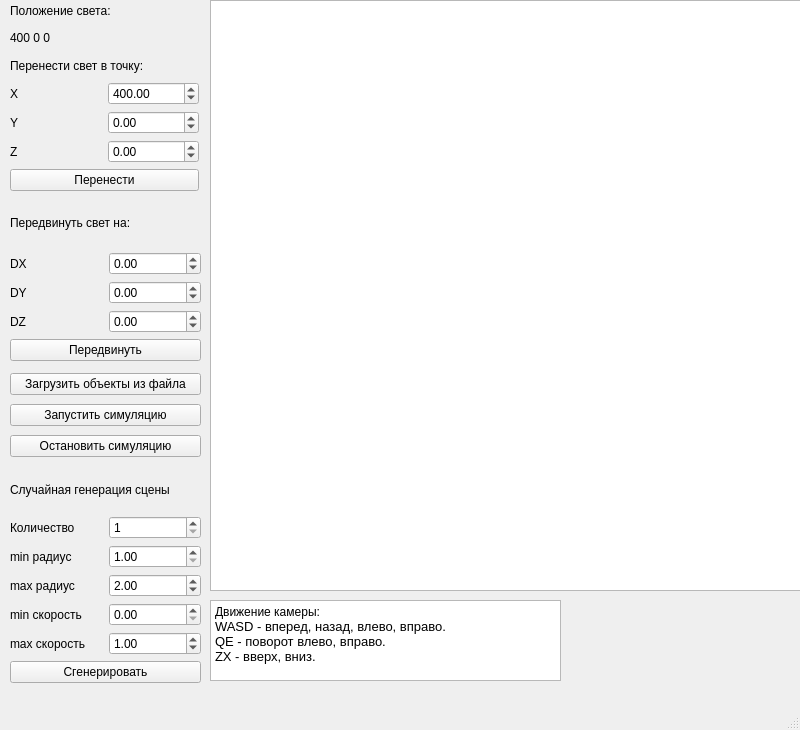
<?xml version="1.0" encoding="UTF-8"?>
<ui version="4.0">
 <class>MainWindow</class>
 <widget class="QMainWindow" name="MainWindow">
  <property name="geometry">
   <rect>
    <x>0</x>
    <y>0</y>
    <width>800</width>
    <height>730</height>
   </rect>
  </property>
  <property name="windowTitle">
   <string>MainWindow</string>
  </property>
  <widget class="QWidget" name="centralwidget">
   <widget class="QGraphicsView" name="graphicsView">
    <property name="geometry">
     <rect>
      <x>210</x>
      <y>0</y>
      <width>591</width>
      <height>591</height>
     </rect>
    </property>
    <property name="backgroundBrush">
     <brush brushstyle="NoBrush">
      <color alpha="255">
       <red>255</red>
       <green>255</green>
       <blue>255</blue>
      </color>
     </brush>
    </property>
    <property name="foregroundBrush">
     <brush brushstyle="NoBrush">
      <color alpha="255">
       <red>255</red>
       <green>255</green>
       <blue>255</blue>
      </color>
     </brush>
    </property>
   </widget>
   <widget class="QWidget" name="verticalLayoutWidget">
    <property name="geometry">
     <rect>
      <x>10</x>
      <y>0</y>
      <width>189</width>
      <height>191</height>
     </rect>
    </property>
    <layout class="QVBoxLayout" name="verticalLayout">
     <item>
      <widget class="QLabel" name="light_label">
       <property name="text">
        <string>Положение света:</string>
       </property>
      </widget>
     </item>
     <item>
      <widget class="QLabel" name="light">
       <property name="text">
        <string>400 0 0</string>
       </property>
      </widget>
     </item>
     <item>
      <widget class="QLabel" name="label">
       <property name="text">
        <string>Перенести свет в точку:</string>
       </property>
      </widget>
     </item>
     <item>
      <layout class="QHBoxLayout" name="horizontalLayout_2">
       <item>
        <widget class="QLabel" name="label_3">
         <property name="text">
          <string>X</string>
         </property>
        </widget>
       </item>
       <item>
        <widget class="QDoubleSpinBox" name="X">
         <property name="minimum">
          <double>-1000.000000000000000</double>
         </property>
         <property name="maximum">
          <double>1000.000000000000000</double>
         </property>
         <property name="value">
          <double>400.000000000000000</double>
         </property>
        </widget>
       </item>
      </layout>
     </item>
     <item>
      <layout class="QHBoxLayout" name="horizontalLayout_3">
       <item>
        <widget class="QLabel" name="label_4">
         <property name="text">
          <string>Y</string>
         </property>
        </widget>
       </item>
       <item>
        <widget class="QDoubleSpinBox" name="Y">
         <property name="minimum">
          <double>-1000.000000000000000</double>
         </property>
         <property name="maximum">
          <double>1000.000000000000000</double>
         </property>
        </widget>
       </item>
      </layout>
     </item>
     <item>
      <layout class="QHBoxLayout" name="horizontalLayout">
       <item>
        <widget class="QLabel" name="label_2">
         <property name="text">
          <string>Z</string>
         </property>
        </widget>
       </item>
       <item>
        <widget class="QDoubleSpinBox" name="Z">
         <property name="minimum">
          <double>-1000.000000000000000</double>
         </property>
         <property name="maximum">
          <double>1000.000000000000000</double>
         </property>
        </widget>
       </item>
      </layout>
     </item>
     <item>
      <widget class="QPushButton" name="MoveLightTo">
       <property name="text">
        <string>Перенести</string>
       </property>
      </widget>
     </item>
    </layout>
   </widget>
   <widget class="QWidget" name="verticalLayoutWidget_3">
    <property name="geometry">
     <rect>
      <x>10</x>
      <y>200</y>
      <width>191</width>
      <height>161</height>
     </rect>
    </property>
    <layout class="QVBoxLayout" name="verticalLayout_3">
     <item>
      <widget class="QLabel" name="label_9">
       <property name="text">
        <string>Передвинуть свет на:</string>
       </property>
      </widget>
     </item>
     <item>
      <layout class="QHBoxLayout" name="horizontalLayout_7">
       <item>
        <widget class="QLabel" name="label_10">
         <property name="text">
          <string>DX</string>
         </property>
        </widget>
       </item>
       <item>
        <widget class="QDoubleSpinBox" name="DX">
         <property name="minimum">
          <double>-1000.000000000000000</double>
         </property>
         <property name="maximum">
          <double>1000.000000000000000</double>
         </property>
        </widget>
       </item>
      </layout>
     </item>
     <item>
      <layout class="QHBoxLayout" name="horizontalLayout_8">
       <item>
        <widget class="QLabel" name="label_11">
         <property name="text">
          <string>DY</string>
         </property>
        </widget>
       </item>
       <item>
        <widget class="QDoubleSpinBox" name="DY">
         <property name="minimum">
          <double>-1000.000000000000000</double>
         </property>
         <property name="maximum">
          <double>1000.000000000000000</double>
         </property>
        </widget>
       </item>
      </layout>
     </item>
     <item>
      <layout class="QHBoxLayout" name="horizontalLayout_9">
       <item>
        <widget class="QLabel" name="label_12">
         <property name="text">
          <string>DZ</string>
         </property>
        </widget>
       </item>
       <item>
        <widget class="QDoubleSpinBox" name="DZ">
         <property name="minimum">
          <double>-1000.000000000000000</double>
         </property>
         <property name="maximum">
          <double>1000.000000000000000</double>
         </property>
        </widget>
       </item>
      </layout>
     </item>
     <item>
      <widget class="QPushButton" name="MoveLight">
       <property name="text">
        <string>Передвинуть</string>
       </property>
      </widget>
     </item>
    </layout>
   </widget>
   <widget class="QWidget" name="verticalLayoutWidget_4">
    <property name="geometry">
     <rect>
      <x>10</x>
      <y>370</y>
      <width>191</width>
      <height>91</height>
     </rect>
    </property>
    <layout class="QVBoxLayout" name="verticalLayout_5">
     <item>
      <widget class="QPushButton" name="load_scene_btn">
       <property name="baseSize">
        <size>
         <width>0</width>
         <height>0</height>
        </size>
       </property>
       <property name="text">
        <string>Загрузить объекты из файла</string>
       </property>
      </widget>
     </item>
     <item>
      <widget class="QPushButton" name="start_simulation">
       <property name="text">
        <string>Запустить симуляцию</string>
       </property>
      </widget>
     </item>
     <item>
      <widget class="QPushButton" name="stop_simulation">
       <property name="text">
        <string>Остановить симуляцию</string>
       </property>
      </widget>
     </item>
    </layout>
   </widget>
   <widget class="QTextBrowser" name="textBrowser">
    <property name="geometry">
     <rect>
      <x>210</x>
      <y>600</y>
      <width>351</width>
      <height>81</height>
     </rect>
    </property>
    <property name="html">
     <string>&lt;!DOCTYPE HTML PUBLIC &quot;-//W3C//DTD HTML 4.0//EN&quot; &quot;http://www.w3.org/TR/REC-html40/strict.dtd&quot;&gt;
&lt;html&gt;&lt;head&gt;&lt;meta name=&quot;qrichtext&quot; content=&quot;1&quot; /&gt;&lt;meta charset=&quot;utf-8&quot; /&gt;&lt;style type=&quot;text/css&quot;&gt;
p, li { white-space: pre-wrap; }
hr { height: 1px; border-width: 0; }
li.unchecked::marker { content: &quot;\2610&quot;; }
li.checked::marker { content: &quot;\2612&quot;; }
&lt;/style&gt;&lt;/head&gt;&lt;body style=&quot; font-family:'Segoe UI'; font-size:9pt; font-weight:400; font-style:normal;&quot;&gt;
&lt;p style=&quot; margin-top:0px; margin-bottom:0px; margin-left:0px; margin-right:0px; -qt-block-indent:0; text-indent:0px;&quot;&gt;Движение камеры:&lt;/p&gt;
&lt;p style=&quot; margin-top:0px; margin-bottom:0px; margin-left:0px; margin-right:0px; -qt-block-indent:0; text-indent:0px;&quot;&gt;&lt;span style=&quot; font-size:10pt;&quot;&gt;WASD - вперед, назад, влево, вправо.&lt;br /&gt;QE - поворот влево, вправо.&lt;br /&gt;ZX - вверх, вниз.&lt;/span&gt;&lt;/p&gt;&lt;/body&gt;&lt;/html&gt;</string>
    </property>
   </widget>
   <widget class="QWidget" name="verticalLayoutWidget_5">
    <property name="geometry">
     <rect>
      <x>10</x>
      <y>470</y>
      <width>191</width>
      <height>213</height>
     </rect>
    </property>
    <layout class="QVBoxLayout" name="verticalLayout_6">
     <item>
      <widget class="QLabel" name="label_13">
       <property name="text">
        <string>Случайная генерация сцены</string>
       </property>
      </widget>
     </item>
     <item>
      <layout class="QHBoxLayout" name="horizontalLayout_10">
       <item>
        <widget class="QLabel" name="label_14">
         <property name="text">
          <string>Количество</string>
         </property>
        </widget>
       </item>
       <item>
        <widget class="QSpinBox" name="amount">
         <property name="minimum">
          <number>1</number>
         </property>
        </widget>
       </item>
      </layout>
     </item>
     <item>
      <layout class="QHBoxLayout" name="horizontalLayout_11">
       <item>
        <widget class="QLabel" name="label_15">
         <property name="text">
          <string>min радиус</string>
         </property>
        </widget>
       </item>
       <item>
        <widget class="QDoubleSpinBox" name="min_r">
         <property name="minimum">
          <double>1.000000000000000</double>
         </property>
         <property name="maximum">
          <double>100.000000000000000</double>
         </property>
        </widget>
       </item>
      </layout>
     </item>
     <item>
      <layout class="QHBoxLayout" name="horizontalLayout_12">
       <item>
        <widget class="QLabel" name="label_16">
         <property name="text">
          <string>max радиус</string>
         </property>
        </widget>
       </item>
       <item>
        <widget class="QDoubleSpinBox" name="max_r">
         <property name="minimum">
          <double>1.000000000000000</double>
         </property>
         <property name="maximum">
          <double>100.000000000000000</double>
         </property>
         <property name="value">
          <double>2.000000000000000</double>
         </property>
        </widget>
       </item>
      </layout>
     </item>
     <item>
      <layout class="QHBoxLayout" name="horizontalLayout_13">
       <item>
        <widget class="QLabel" name="label_17">
         <property name="text">
          <string>min скорость</string>
         </property>
        </widget>
       </item>
       <item>
        <widget class="QDoubleSpinBox" name="min_v">
         <property name="minimum">
          <double>0.000000000000000</double>
         </property>
         <property name="maximum">
          <double>10.000000000000000</double>
         </property>
        </widget>
       </item>
      </layout>
     </item>
     <item>
      <layout class="QHBoxLayout" name="horizontalLayout_14">
       <item>
        <widget class="QLabel" name="label_18">
         <property name="text">
          <string>max скорость</string>
         </property>
        </widget>
       </item>
       <item>
        <widget class="QDoubleSpinBox" name="max_v">
         <property name="minimum">
          <double>0.000000000000000</double>
         </property>
         <property name="maximum">
          <double>10.000000000000000</double>
         </property>
         <property name="value">
          <double>1.000000000000000</double>
         </property>
        </widget>
       </item>
      </layout>
     </item>
     <item>
      <widget class="QPushButton" name="generate">
       <property name="text">
        <string>Сгенерировать</string>
       </property>
      </widget>
     </item>
    </layout>
   </widget>
  </widget>
  <widget class="QMenuBar" name="menubar">
   <property name="geometry">
    <rect>
     <x>0</x>
     <y>0</y>
     <width>800</width>
     <height>21</height>
    </rect>
   </property>
  </widget>
  <widget class="QStatusBar" name="statusbar"/>
 </widget>
 <resources/>
 <connections/>
</ui>
